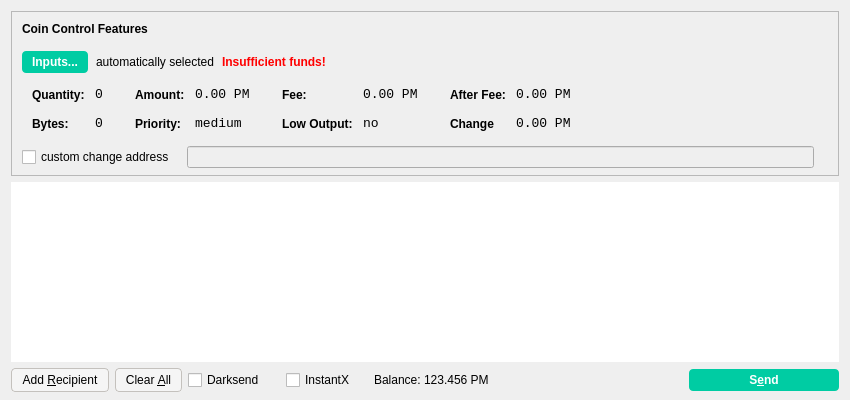
<?xml version="1.0" encoding="UTF-8"?>
<ui version="4.0">
 <class>SendCoinsDialog</class>
 <widget class="QDialog" name="SendCoinsDialog">
  <property name="geometry">
   <rect>
    <x>0</x>
    <y>0</y>
    <width>850</width>
    <height>400</height>
   </rect>
  </property>
  <property name="windowTitle">
   <string>Send Coins</string>
  </property>
  <layout class="QVBoxLayout" name="verticalLayout" stretch="0,1,0">
   <property name="bottomMargin">
    <number>8</number>
   </property>
   <item>
    <widget class="QFrame" name="frameCoinControl">
     <property name="sizePolicy">
      <sizepolicy hsizetype="Expanding" vsizetype="Expanding">
       <horstretch>0</horstretch>
       <verstretch>0</verstretch>
      </sizepolicy>
     </property>
     <property name="maximumSize">
      <size>
       <width>16777215</width>
       <height>16777215</height>
      </size>
     </property>
     <property name="frameShape">
      <enum>QFrame::StyledPanel</enum>
     </property>
     <property name="frameShadow">
      <enum>QFrame::Sunken</enum>
     </property>
     <layout class="QVBoxLayout" name="verticalLayoutCoinControl2">
      <property name="spacing">
       <number>6</number>
      </property>
      <property name="leftMargin">
       <number>0</number>
      </property>
      <property name="topMargin">
       <number>0</number>
      </property>
      <property name="rightMargin">
       <number>0</number>
      </property>
      <property name="bottomMargin">
       <number>6</number>
      </property>
      <item>
       <layout class="QVBoxLayout" name="verticalLayoutCoinControl" stretch="0,0,0,0,1">
        <property name="spacing">
         <number>0</number>
        </property>
        <property name="leftMargin">
         <number>10</number>
        </property>
        <property name="topMargin">
         <number>10</number>
        </property>
        <item>
         <layout class="QHBoxLayout" name="horizontalLayoutCoinControl1">
          <property name="bottomMargin">
           <number>15</number>
          </property>
          <item>
           <widget class="QLabel" name="labelCoinControlFeatures">
            <property name="sizePolicy">
             <sizepolicy hsizetype="Preferred" vsizetype="Maximum">
              <horstretch>0</horstretch>
              <verstretch>0</verstretch>
             </sizepolicy>
            </property>
            <property name="font">
             <font>
              <weight>75</weight>
              <bold>true</bold>
             </font>
            </property>
            <property name="styleSheet">
             <string notr="true">font-weight:bold;</string>
            </property>
            <property name="text">
             <string>Coin Control Features</string>
            </property>
           </widget>
          </item>
         </layout>
        </item>
        <item>
         <layout class="QHBoxLayout" name="horizontalLayoutCoinControl2" stretch="0,0,0,0">
          <property name="spacing">
           <number>8</number>
          </property>
          <property name="bottomMargin">
           <number>10</number>
          </property>
          <item>
           <widget class="QPushButton" name="pushButtonCoinControl">
            <property name="styleSheet">
             <string notr="true">background-color: rgb(0, 204, 163);
color: rgb(255, 255, 255);
border-radius: 4px;
border-color:  rgb(0, 204, 163);
font-weight: 600;
padding: 4px;
padding-left: 10px;
padding-right: 10px;</string>
            </property>
            <property name="text">
             <string>Inputs...</string>
            </property>
           </widget>
          </item>
          <item>
           <widget class="QLabel" name="labelCoinControlAutomaticallySelected">
            <property name="text">
             <string>automatically selected</string>
            </property>
            <property name="margin">
             <number>5</number>
            </property>
           </widget>
          </item>
          <item>
           <widget class="QLabel" name="labelCoinControlInsuffFunds">
            <property name="font">
             <font>
              <weight>75</weight>
              <bold>true</bold>
             </font>
            </property>
            <property name="styleSheet">
             <string notr="true">color:red;font-weight:bold;</string>
            </property>
            <property name="text">
             <string>Insufficient funds!</string>
            </property>
            <property name="margin">
             <number>5</number>
            </property>
           </widget>
          </item>
          <item>
           <spacer name="horizontalSpacerCoinControl">
            <property name="orientation">
             <enum>Qt::Horizontal</enum>
            </property>
            <property name="sizeHint" stdset="0">
             <size>
              <width>40</width>
              <height>1</height>
             </size>
            </property>
           </spacer>
          </item>
         </layout>
        </item>
        <item>
         <widget class="QWidget" name="widgetCoinControl" native="true">
          <property name="sizePolicy">
           <sizepolicy hsizetype="Preferred" vsizetype="Preferred">
            <horstretch>0</horstretch>
            <verstretch>0</verstretch>
           </sizepolicy>
          </property>
          <property name="minimumSize">
           <size>
            <width>0</width>
            <height>0</height>
           </size>
          </property>
          <property name="styleSheet">
           <string notr="true"/>
          </property>
          <layout class="QHBoxLayout" name="horizontalLayoutCoinControl5">
           <property name="leftMargin">
            <number>0</number>
           </property>
           <property name="topMargin">
            <number>0</number>
           </property>
           <property name="rightMargin">
            <number>0</number>
           </property>
           <property name="bottomMargin">
            <number>0</number>
           </property>
           <item>
            <layout class="QHBoxLayout" name="horizontalLayoutCoinControl3" stretch="0,0,0,1">
             <property name="spacing">
              <number>20</number>
             </property>
             <property name="topMargin">
              <number>0</number>
             </property>
             <property name="bottomMargin">
              <number>10</number>
             </property>
             <item>
              <layout class="QFormLayout" name="formLayoutCoinControl1">
               <property name="horizontalSpacing">
                <number>10</number>
               </property>
               <property name="verticalSpacing">
                <number>14</number>
               </property>
               <property name="leftMargin">
                <number>10</number>
               </property>
               <property name="topMargin">
                <number>4</number>
               </property>
               <property name="rightMargin">
                <number>6</number>
               </property>
               <item row="0" column="0">
                <widget class="QLabel" name="labelCoinControlQuantityText">
                 <property name="styleSheet">
                  <string notr="true">font-weight:bold;</string>
                 </property>
                 <property name="text">
                  <string>Quantity:</string>
                 </property>
                 <property name="margin">
                  <number>0</number>
                 </property>
                </widget>
               </item>
               <item row="0" column="1">
                <widget class="QLabel" name="labelCoinControlQuantity">
                 <property name="font">
                  <font>
                   <family>Monospace</family>
                   <pointsize>10</pointsize>
                  </font>
                 </property>
                 <property name="cursor">
                  <cursorShape>IBeamCursor</cursorShape>
                 </property>
                 <property name="contextMenuPolicy">
                  <enum>Qt::ActionsContextMenu</enum>
                 </property>
                 <property name="text">
                  <string>0</string>
                 </property>
                 <property name="margin">
                  <number>0</number>
                 </property>
                 <property name="textInteractionFlags">
                  <set>Qt::LinksAccessibleByMouse|Qt::TextSelectableByKeyboard|Qt::TextSelectableByMouse</set>
                 </property>
                </widget>
               </item>
               <item row="1" column="0">
                <widget class="QLabel" name="labelCoinControlBytesText">
                 <property name="styleSheet">
                  <string notr="true">font-weight:bold;</string>
                 </property>
                 <property name="text">
                  <string>Bytes:</string>
                 </property>
                </widget>
               </item>
               <item row="1" column="1">
                <widget class="QLabel" name="labelCoinControlBytes">
                 <property name="font">
                  <font>
                   <family>Monospace</family>
                   <pointsize>10</pointsize>
                  </font>
                 </property>
                 <property name="cursor">
                  <cursorShape>IBeamCursor</cursorShape>
                 </property>
                 <property name="contextMenuPolicy">
                  <enum>Qt::ActionsContextMenu</enum>
                 </property>
                 <property name="text">
                  <string>0</string>
                 </property>
                 <property name="textInteractionFlags">
                  <set>Qt::LinksAccessibleByMouse|Qt::TextSelectableByKeyboard|Qt::TextSelectableByMouse</set>
                 </property>
                </widget>
               </item>
              </layout>
             </item>
             <item>
              <layout class="QFormLayout" name="formLayoutCoinControl2">
               <property name="horizontalSpacing">
                <number>10</number>
               </property>
               <property name="verticalSpacing">
                <number>14</number>
               </property>
               <property name="leftMargin">
                <number>6</number>
               </property>
               <property name="topMargin">
                <number>4</number>
               </property>
               <property name="rightMargin">
                <number>6</number>
               </property>
               <item row="0" column="0">
                <widget class="QLabel" name="labelCoinControlAmountText">
                 <property name="styleSheet">
                  <string notr="true">font-weight:bold;</string>
                 </property>
                 <property name="text">
                  <string>Amount:</string>
                 </property>
                 <property name="margin">
                  <number>0</number>
                 </property>
                </widget>
               </item>
               <item row="0" column="1">
                <widget class="QLabel" name="labelCoinControlAmount">
                 <property name="font">
                  <font>
                   <family>Monospace</family>
                   <pointsize>10</pointsize>
                  </font>
                 </property>
                 <property name="cursor">
                  <cursorShape>IBeamCursor</cursorShape>
                 </property>
                 <property name="contextMenuPolicy">
                  <enum>Qt::ActionsContextMenu</enum>
                 </property>
                 <property name="text">
                  <string>0.00 PM</string>
                 </property>
                 <property name="textInteractionFlags">
                  <set>Qt::LinksAccessibleByMouse|Qt::TextSelectableByKeyboard|Qt::TextSelectableByMouse</set>
                 </property>
                </widget>
               </item>
               <item row="1" column="0">
                <widget class="QLabel" name="labelCoinControlPriorityText">
                 <property name="styleSheet">
                  <string notr="true">font-weight:bold;</string>
                 </property>
                 <property name="text">
                  <string>Priority:</string>
                 </property>
                </widget>
               </item>
               <item row="1" column="1">
                <widget class="QLabel" name="labelCoinControlPriority">
                 <property name="font">
                  <font>
                   <family>Monospace</family>
                   <pointsize>10</pointsize>
                  </font>
                 </property>
                 <property name="cursor">
                  <cursorShape>IBeamCursor</cursorShape>
                 </property>
                 <property name="contextMenuPolicy">
                  <enum>Qt::ActionsContextMenu</enum>
                 </property>
                 <property name="text">
                  <string>medium</string>
                 </property>
                 <property name="textInteractionFlags">
                  <set>Qt::LinksAccessibleByMouse|Qt::TextSelectableByKeyboard|Qt::TextSelectableByMouse</set>
                 </property>
                </widget>
               </item>
              </layout>
             </item>
             <item>
              <layout class="QFormLayout" name="formLayoutCoinControl3">
               <property name="horizontalSpacing">
                <number>10</number>
               </property>
               <property name="verticalSpacing">
                <number>14</number>
               </property>
               <property name="leftMargin">
                <number>6</number>
               </property>
               <property name="topMargin">
                <number>4</number>
               </property>
               <property name="rightMargin">
                <number>6</number>
               </property>
               <item row="0" column="0">
                <widget class="QLabel" name="labelCoinControlFeeText">
                 <property name="styleSheet">
                  <string notr="true">font-weight:bold;</string>
                 </property>
                 <property name="text">
                  <string>Fee:</string>
                 </property>
                 <property name="margin">
                  <number>0</number>
                 </property>
                </widget>
               </item>
               <item row="0" column="1">
                <widget class="QLabel" name="labelCoinControlFee">
                 <property name="font">
                  <font>
                   <family>Monospace</family>
                   <pointsize>10</pointsize>
                  </font>
                 </property>
                 <property name="cursor">
                  <cursorShape>IBeamCursor</cursorShape>
                 </property>
                 <property name="contextMenuPolicy">
                  <enum>Qt::ActionsContextMenu</enum>
                 </property>
                 <property name="text">
                  <string>0.00 PM</string>
                 </property>
                 <property name="textInteractionFlags">
                  <set>Qt::LinksAccessibleByMouse|Qt::TextSelectableByKeyboard|Qt::TextSelectableByMouse</set>
                 </property>
                </widget>
               </item>
               <item row="1" column="0">
                <widget class="QLabel" name="labelCoinControlLowOutputText">
                 <property name="styleSheet">
                  <string notr="true">font-weight:bold;</string>
                 </property>
                 <property name="text">
                  <string>Low Output:</string>
                 </property>
                </widget>
               </item>
               <item row="1" column="1">
                <widget class="QLabel" name="labelCoinControlLowOutput">
                 <property name="font">
                  <font>
                   <family>Monospace</family>
                   <pointsize>10</pointsize>
                  </font>
                 </property>
                 <property name="cursor">
                  <cursorShape>IBeamCursor</cursorShape>
                 </property>
                 <property name="contextMenuPolicy">
                  <enum>Qt::ActionsContextMenu</enum>
                 </property>
                 <property name="text">
                  <string>no</string>
                 </property>
                 <property name="textInteractionFlags">
                  <set>Qt::LinksAccessibleByMouse|Qt::TextSelectableByKeyboard|Qt::TextSelectableByMouse</set>
                 </property>
                </widget>
               </item>
              </layout>
             </item>
             <item>
              <layout class="QFormLayout" name="formLayoutCoinControl4">
               <property name="horizontalSpacing">
                <number>10</number>
               </property>
               <property name="verticalSpacing">
                <number>14</number>
               </property>
               <property name="leftMargin">
                <number>6</number>
               </property>
               <property name="topMargin">
                <number>4</number>
               </property>
               <property name="rightMargin">
                <number>6</number>
               </property>
               <item row="0" column="0">
                <widget class="QLabel" name="labelCoinControlAfterFeeText">
                 <property name="styleSheet">
                  <string notr="true">font-weight:bold;</string>
                 </property>
                 <property name="text">
                  <string>After Fee:</string>
                 </property>
                 <property name="margin">
                  <number>0</number>
                 </property>
                </widget>
               </item>
               <item row="0" column="1">
                <widget class="QLabel" name="labelCoinControlAfterFee">
                 <property name="font">
                  <font>
                   <family>Monospace</family>
                   <pointsize>10</pointsize>
                  </font>
                 </property>
                 <property name="cursor">
                  <cursorShape>IBeamCursor</cursorShape>
                 </property>
                 <property name="contextMenuPolicy">
                  <enum>Qt::ActionsContextMenu</enum>
                 </property>
                 <property name="text">
                  <string>0.00 PM</string>
                 </property>
                 <property name="textInteractionFlags">
                  <set>Qt::LinksAccessibleByMouse|Qt::TextSelectableByKeyboard|Qt::TextSelectableByMouse</set>
                 </property>
                </widget>
               </item>
               <item row="1" column="0">
                <widget class="QLabel" name="labelCoinControlChangeText">
                 <property name="styleSheet">
                  <string notr="true">font-weight:bold;</string>
                 </property>
                 <property name="text">
                  <string>Change</string>
                 </property>
                </widget>
               </item>
               <item row="1" column="1">
                <widget class="QLabel" name="labelCoinControlChange">
                 <property name="font">
                  <font>
                   <family>Monospace</family>
                   <pointsize>10</pointsize>
                  </font>
                 </property>
                 <property name="cursor">
                  <cursorShape>IBeamCursor</cursorShape>
                 </property>
                 <property name="contextMenuPolicy">
                  <enum>Qt::ActionsContextMenu</enum>
                 </property>
                 <property name="text">
                  <string>0.00 PM</string>
                 </property>
                 <property name="textInteractionFlags">
                  <set>Qt::LinksAccessibleByMouse|Qt::TextSelectableByKeyboard|Qt::TextSelectableByMouse</set>
                 </property>
                </widget>
               </item>
              </layout>
             </item>
            </layout>
           </item>
          </layout>
         </widget>
        </item>
        <item>
         <layout class="QHBoxLayout" name="horizontalLayoutCoinControl4" stretch="0,0,0">
          <property name="spacing">
           <number>12</number>
          </property>
          <property name="sizeConstraint">
           <enum>QLayout::SetDefaultConstraint</enum>
          </property>
          <property name="topMargin">
           <number>5</number>
          </property>
          <property name="rightMargin">
           <number>5</number>
          </property>
          <item>
           <widget class="QCheckBox" name="checkBoxCoinControlChange">
            <property name="text">
             <string>custom change address</string>
            </property>
           </widget>
          </item>
          <item>
           <widget class="QLineEdit" name="lineEditCoinControlChange">
            <property name="enabled">
             <bool>false</bool>
            </property>
            <property name="sizePolicy">
             <sizepolicy hsizetype="Expanding" vsizetype="Fixed">
              <horstretch>0</horstretch>
              <verstretch>0</verstretch>
             </sizepolicy>
            </property>
           </widget>
          </item>
          <item>
           <widget class="QLabel" name="labelCoinControlChangeLabel">
            <property name="sizePolicy">
             <sizepolicy hsizetype="Preferred" vsizetype="Expanding">
              <horstretch>0</horstretch>
              <verstretch>0</verstretch>
             </sizepolicy>
            </property>
            <property name="minimumSize">
             <size>
              <width>0</width>
              <height>0</height>
             </size>
            </property>
            <property name="text">
             <string/>
            </property>
            <property name="margin">
             <number>3</number>
            </property>
           </widget>
          </item>
         </layout>
        </item>
        <item>
         <spacer name="verticalSpacerCoinControl">
          <property name="orientation">
           <enum>Qt::Vertical</enum>
          </property>
          <property name="sizeHint" stdset="0">
           <size>
            <width>800</width>
            <height>1</height>
           </size>
          </property>
         </spacer>
        </item>
       </layout>
      </item>
     </layout>
    </widget>
   </item>
   <item>
    <widget class="QScrollArea" name="scrollArea">
     <property name="styleSheet">
      <string notr="true">border: 0;</string>
     </property>
     <property name="widgetResizable">
      <bool>true</bool>
     </property>
     <widget class="QWidget" name="scrollAreaWidgetContents">
      <property name="geometry">
       <rect>
        <x>0</x>
        <y>0</y>
        <width>832</width>
        <height>156</height>
       </rect>
      </property>
      <property name="styleSheet">
       <string notr="true">background-color: rgb(255, 255, 255);
border: 0;</string>
      </property>
      <layout class="QVBoxLayout" name="verticalLayout_2">
       <property name="leftMargin">
        <number>0</number>
       </property>
       <property name="topMargin">
        <number>0</number>
       </property>
       <property name="rightMargin">
        <number>0</number>
       </property>
       <property name="bottomMargin">
        <number>0</number>
       </property>
       <item>
        <layout class="QVBoxLayout" name="entries">
         <property name="spacing">
          <number>6</number>
         </property>
        </layout>
       </item>
       <item>
        <spacer name="verticalSpacer">
         <property name="orientation">
          <enum>Qt::Vertical</enum>
         </property>
         <property name="sizeHint" stdset="0">
          <size>
           <width>20</width>
           <height>40</height>
          </size>
         </property>
        </spacer>
       </item>
      </layout>
     </widget>
    </widget>
   </item>
   <item>
    <layout class="QHBoxLayout" name="horizontalLayout">
     <item>
      <widget class="QPushButton" name="addButton">
       <property name="toolTip">
        <string>Send to multiple recipients at once</string>
       </property>
       <property name="styleSheet">
        <string notr="true">background-color: rgb(245, 245, 245);
border-radius: 4px;
border: 1px solid #c4c1bd;
font-weight: 400;
padding: 4px;
padding-left: 10px;
padding-right: 10px;</string>
       </property>
       <property name="text">
        <string>Add &amp;Recipient</string>
       </property>
       <property name="autoDefault">
        <bool>false</bool>
       </property>
      </widget>
     </item>
     <item>
      <widget class="QPushButton" name="clearButton">
       <property name="sizePolicy">
        <sizepolicy hsizetype="Minimum" vsizetype="Fixed">
         <horstretch>0</horstretch>
         <verstretch>0</verstretch>
        </sizepolicy>
       </property>
       <property name="toolTip">
        <string>Remove all transaction fields</string>
       </property>
       <property name="styleSheet">
        <string notr="true">background-color: rgb(245, 245, 245);
border-radius: 4px;
border: 1px solid #c4c1bd;
font-weight: 400;
padding: 4px;
padding-left: 10px;
padding-right: 10px;</string>
       </property>
       <property name="text">
        <string>Clear &amp;All</string>
       </property>
       <property name="autoRepeatDelay">
        <number>300</number>
       </property>
       <property name="autoDefault">
        <bool>false</bool>
       </property>
      </widget>
     </item>
     <item>
      <layout class="QHBoxLayout" name="horizontalLayout_2">
       <property name="spacing">
        <number>3</number>
       </property>
       <item>
        <widget class="QCheckBox" name="checkUseDarksend">
         <property name="minimumSize">
          <size>
           <width>95</width>
           <height>0</height>
          </size>
         </property>
         <property name="visible">
          <bool>false</bool>
         </property>
         <property name="text">
          <string>Darksend</string>
         </property>
        </widget>
       </item>
       <item>
        <widget class="QCheckBox" name="checkInstantX">
         <property name="minimumSize">
          <size>
           <width>85</width>
           <height>0</height>
          </size>
         </property>
         <property name="visible">
          <bool>false</bool>
         </property>
         <property name="text">
          <string>InstantX</string>
         </property>
        </widget>
       </item>
       <item>
        <widget class="QLabel" name="label">
         <property name="sizePolicy">
          <sizepolicy hsizetype="Preferred" vsizetype="Fixed">
           <horstretch>0</horstretch>
           <verstretch>0</verstretch>
          </sizepolicy>
         </property>
         <property name="text">
          <string>Balance:</string>
         </property>
        </widget>
       </item>
       <item>
        <widget class="QLabel" name="labelBalance">
         <property name="sizePolicy">
          <sizepolicy hsizetype="Preferred" vsizetype="Fixed">
           <horstretch>0</horstretch>
           <verstretch>0</verstretch>
          </sizepolicy>
         </property>
         <property name="cursor">
          <cursorShape>IBeamCursor</cursorShape>
         </property>
         <property name="text">
          <string>123.456 PM</string>
         </property>
         <property name="textInteractionFlags">
          <set>Qt::LinksAccessibleByMouse|Qt::TextSelectableByKeyboard|Qt::TextSelectableByMouse</set>
         </property>
        </widget>
       </item>
      </layout>
     </item>
     <item>
      <spacer name="horizontalSpacer">
       <property name="orientation">
        <enum>Qt::Horizontal</enum>
       </property>
       <property name="sizeHint" stdset="0">
        <size>
         <width>40</width>
         <height>20</height>
        </size>
       </property>
      </spacer>
     </item>
     <item>
      <widget class="QPushButton" name="sendButton">
       <property name="minimumSize">
        <size>
         <width>150</width>
         <height>0</height>
        </size>
       </property>
       <property name="toolTip">
        <string>Confirm the send action</string>
       </property>
       <property name="styleSheet">
        <string notr="true">background-color: rgb(0, 204, 163);
color: rgb(255, 255, 255);
border-radius: 4px;
border-color:  rgb(0, 204, 163);
font-weight: 600;
padding: 4px;
padding-left: 10px;
padding-right: 10px;</string>
       </property>
       <property name="text">
        <string>S&amp;end</string>
       </property>
       <property name="default">
        <bool>true</bool>
       </property>
      </widget>
     </item>
    </layout>
   </item>
  </layout>
 </widget>
 <resources/>
 <connections/>
</ui>
